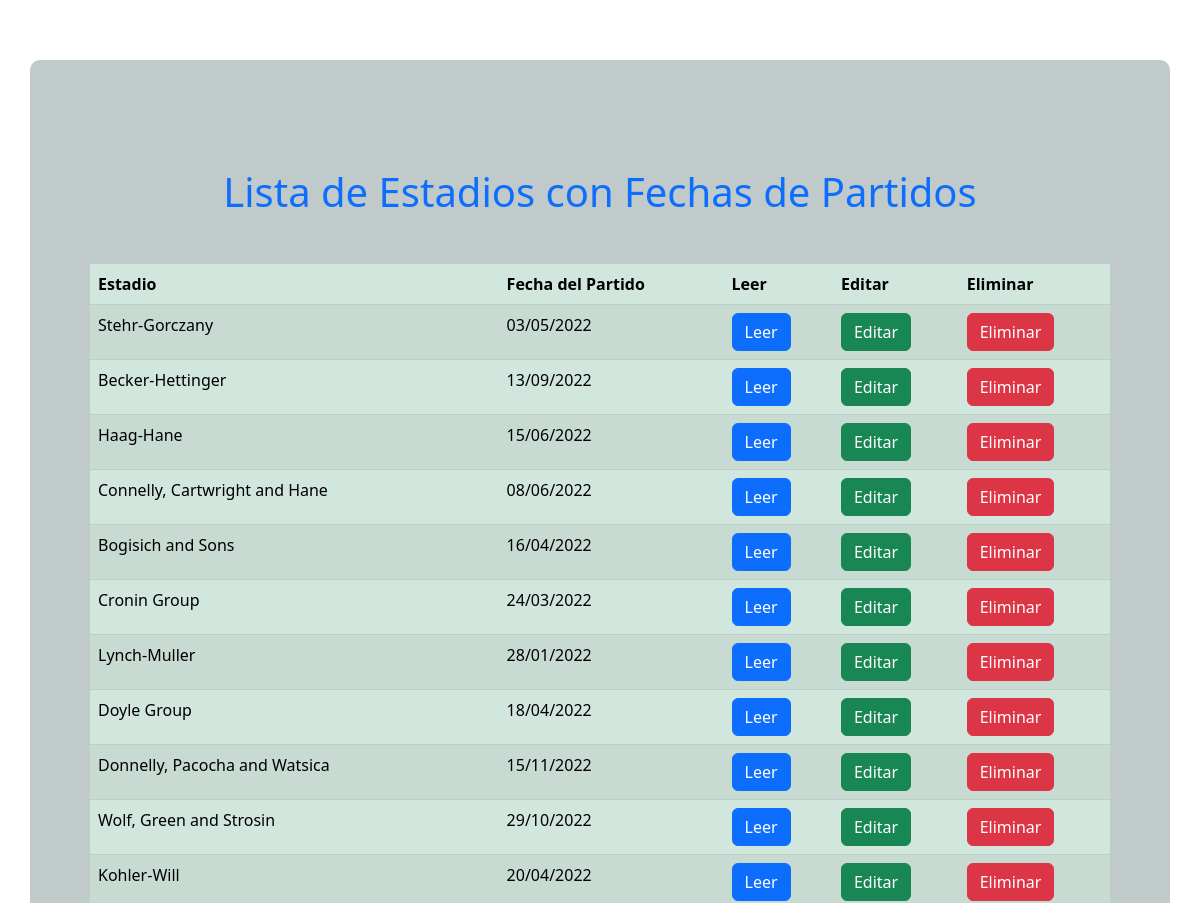
Before: / (upper part) with the older database file.
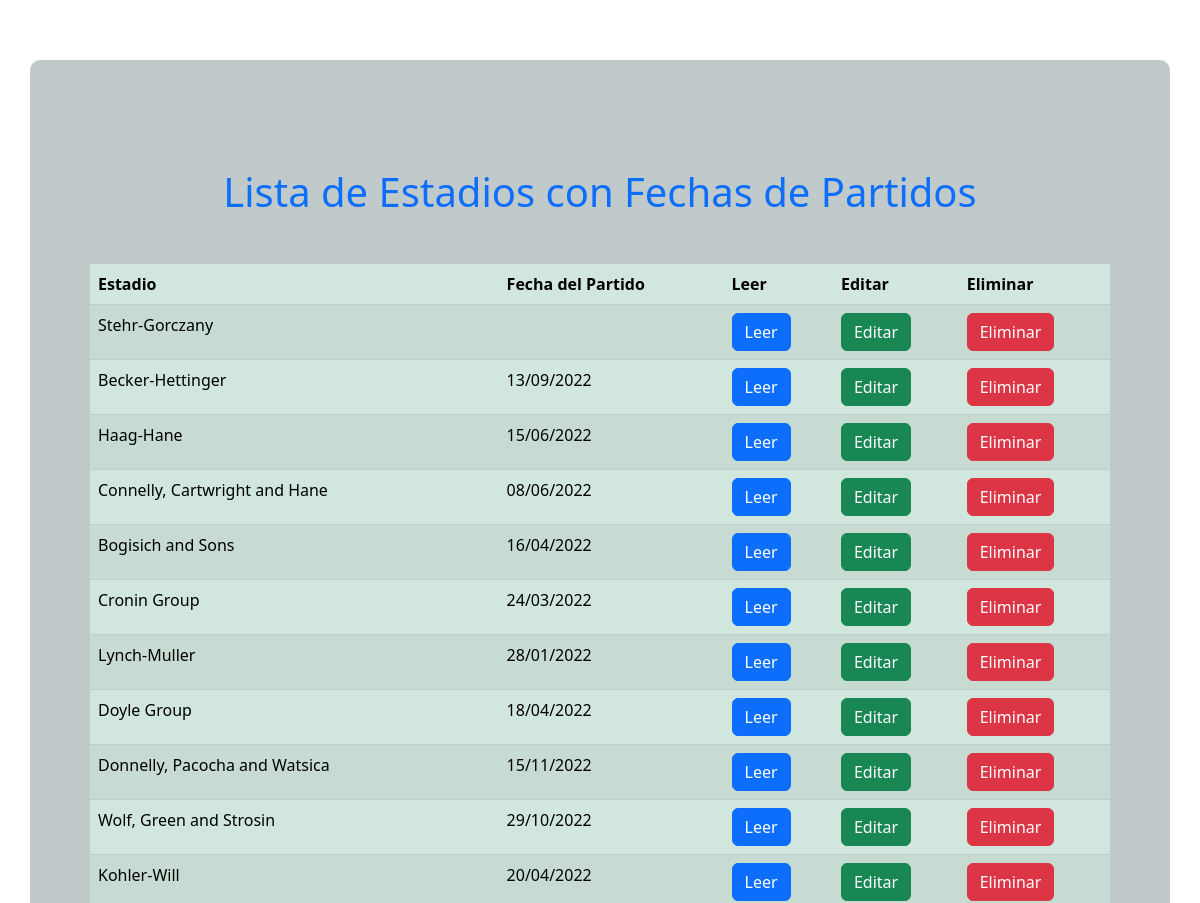
After: the same page with the newer database file.
### models/models.py (models this page shows, shortened)
class Partido(db.Model):
    __tablename__ = 'partidos' # nombre de la tabla
    id = db.Column(db.Integer, primary_key=True)
    estadio = db.Column(db.String(50), nullable=False)
    fecha = db.Column(db.String(10), nullable=False)
    clubA = db.Column(db.String(25), nullable=False)
    clubB = db.Column(db.String(25), nullable=False)
    resultado = db.Column(db.String(3), nullable=False)

### app.py (the view)
@app.route('/')
def index():
    partido = Partido.query.all()
    return render_template('index.html', partidos=partido)

### templates/index.html (shortened to what this page needs)
{% extends 'layout.html' %}
{% block main %}
    <h1 class="text-center mt-5 mb-5 text-primary">Lista de Estadios con Fechas de Partidos</h1>
    <table class="table table-success table-striped">
        <thead>
        <tr>
            <th>Estadio</th>
            <th>Fecha del Partido</th>
            <th>Leer</th>
            <th>Editar</th>
            <th>Eliminar</th>
        </tr>
        </thead>
        <tbody>
        {% for partido in partidos %}
        <tr>
            <td>{{ partido.estadio }}</td>
            <td>{{ partido.fecha }}</td>
            <td>
                <a class="btn btn-primary" href="/read/{{ partido.id }}">Leer</a>
            </td>
            <td>
                <a class="btn btn-success" href="/edit/{{ partido.id }}">Editar</a>
            </td>
            <td>
                <a class="btn btn-danger" href="/delete/{{ partido.id }}">Eliminar</a>
            </td>
        </tr>
        {% endfor %}
        </tbody>
    </table>
{% endblock main %}

Changed rows visible on the page:
changed Partido "Stehr-Gorczany": fecha "03/05/2022" → (not shown)
